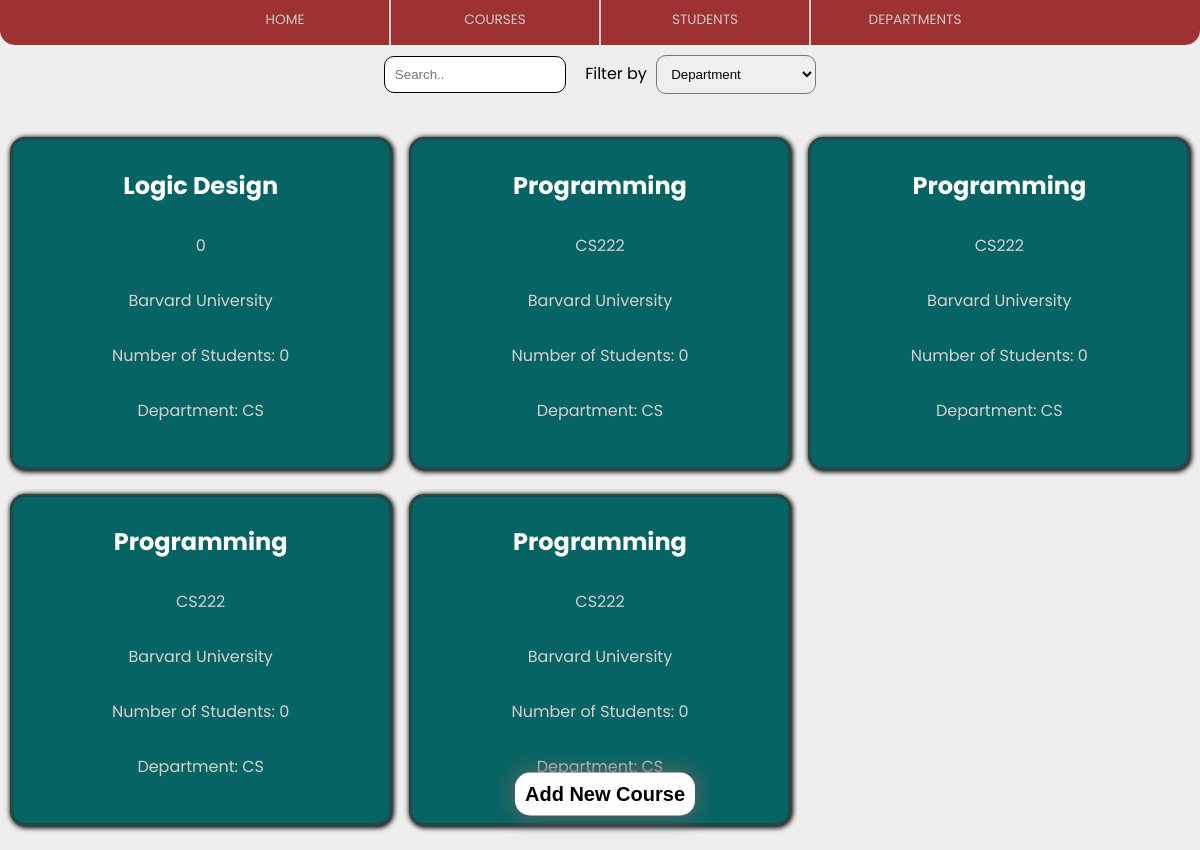
Page /courses_page/ on the earlier database version.
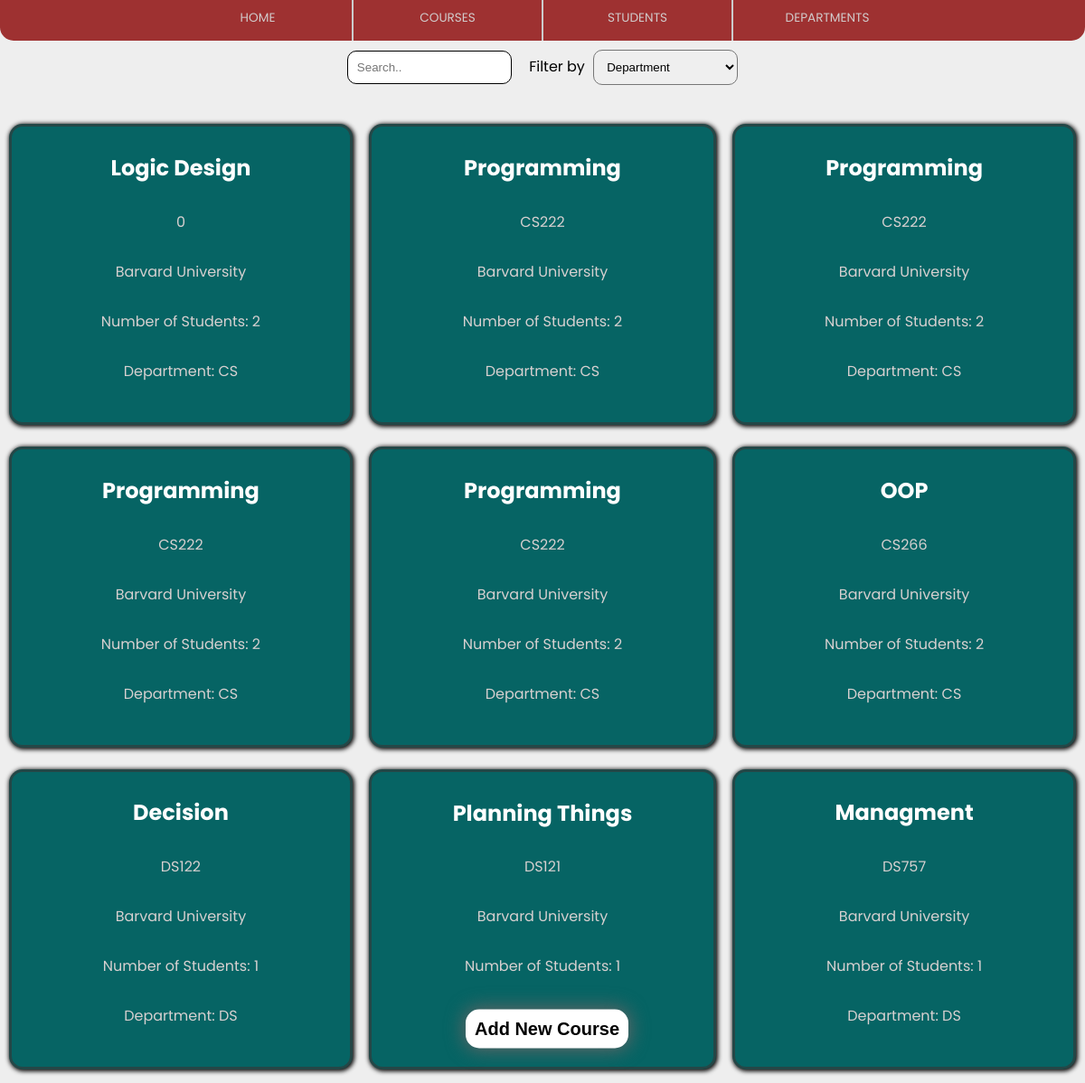
Same page on the later database version.
### mainApp/models.py (models this page shows, shortened)
class Course(models.Model):
    course_name = models.CharField(max_length=200)
    course_id = models.CharField(max_length=20)
    course_department = models.CharField(max_length=200)
    course_hours = models.IntegerField(default=0)
    course_day = models.CharField(max_length=200)
    course_hall = models.IntegerField(default=0)
    course_students_count = models.IntegerField(default=0)

### mainApp/views.py (the view)
# urls.py: path('courses_page/', views.courses_page, name='courses_page'),
def courses_page(requeset):
  courses = Course.objects.all().values()
  students = Student.objects.all().values()
  template = loader.get_template('courses.html')
  for course, c in enumerate(courses):
    c['course_students_count'] = 0
    for student, s in enumerate(students):
      if c['course_name'] == s['student_course1'] or c['course_name'] == s['student_course2'] or c['course_name'] == s['student_course3']:
        c['course_students_count'] += 1
  context = {
    'courses': courses,
  }
  return HttpResponse(template.render(context, requeset))

### mainApp/templates/courses.html (shortened to what this page needs)
{% extends "master.html" %}
{% block content %}
<div class = "search_button">
    <input id ="course-name" type="text" placeholder="Search..">
    <p class="filter_by"> Filter by </p>
    <select id="filter-dep">
        <option value="">Department</option>
    </select>
</div>
<br>
<table class="cards">
    <tr id="course-list">
        {% for course in courses %}
            <td class="course-card" data-department="{{ course.course_department }}">
                <div class="card">
                    <h2>{{ course.course_name }}</h2>
                    <p class="title1">{{ course.course_id }}</p>
                    <p>Barvard University</p>
                    <p>Number of Students: {{ course.course_students_count }}</p>
                    <p>Department: {{ course.course_department }}</p>
                </div>
            </td>
            {% if forloop.counter|divisibleby:3 %}
                </tr>
                <tr>
            {% endif %}
        {% endfor %}
    </tr>
</table>
<button class = "create_new">
    <a href="{% url 'add_course_page' %}">Add New Course</a>
</button>
{% endblock %}

Differences in the rows shown:
computed for Course "Logic Design": course_students_count "0" → "2"
computed for Course (number 2 of 9 on the later page): course_students_count "0" → "2"
computed for Course (number 3 of 9 on the later page): course_students_count "0" → "2"
computed for Course (number 4 of 9 on the later page): course_students_count "0" → "2"
computed for Course (number 5 of 9 on the later page): course_students_count "0" → "2"
added Course: course_name "OOP", course_id "CS266", course_students_count "2", course_department "CS"
added Course: course_name "Decision", course_id "DS122", course_students_count "1", course_department "DS"
added Course: course_name "Planning Things", course_id "DS121", course_students_count "1"
added Course: course_name "Managment", course_id "DS757", course_students_count "1", course_department "DS"
